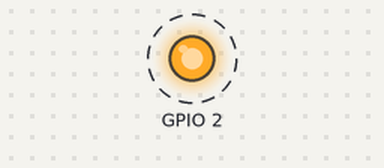
A program run on a simulated Raspberry Pi (BCM pin numbers). Parts: output pins drawn as LEDs (lit = HIGH). Dashed ring = blinking.

Above: at 0.05 s.
Timing chart, 0 to 3.0 s (numbered marks = the images above):
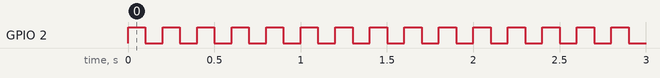

The program:

led_blink.py
```python
import RPi.GPIO as GPIO
import time

GPIO.setmode(GPIO.BCM)
GPIO.setup(2, GPIO.OUT)

try:
    while True:
        GPIO.output(2, GPIO.HIGH)
        time.sleep(0.1)
        GPIO.output(2, GPIO.LOW)
        time.sleep(0.1)

except KeyboardInterrupt:
    GPIO.cleanup()
```

Measured:
- by itself, GPIO 2: alternates HIGH for 0.10 s and LOW for 0.10 s
